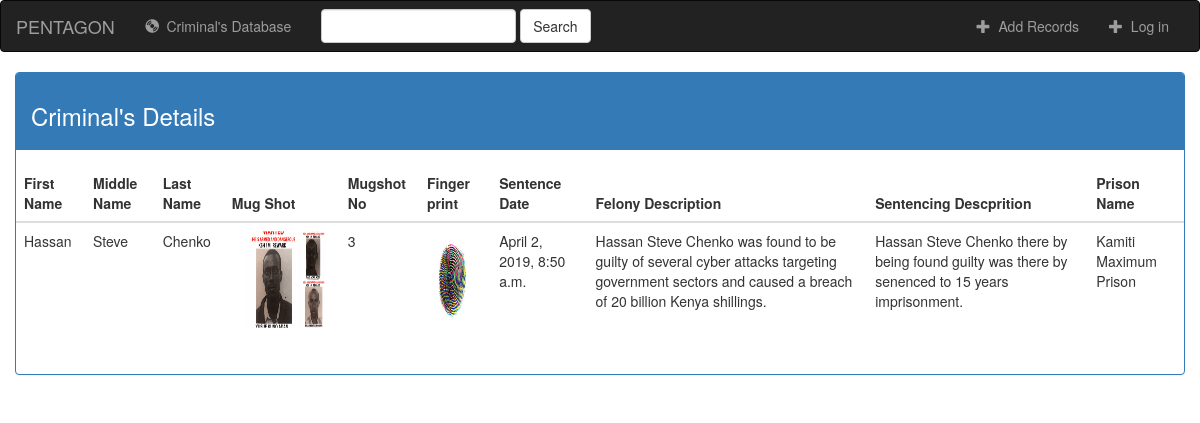
Page /3 on the committed database.
### judiciary/models.py (models this page shows, shortened)
class Criminal(models.Model):
    firstname = models.CharField(max_length=20)
    middlename = models.CharField(max_length=20)
    lastname = models.CharField(max_length=20)
    mugshot = models.FileField()
    mugshot_no = models.IntegerField()
    fingerprint = models.FileField()
    sentence_date = models.DateTimeField(default=timezone.now())
    felony_description = models.TextField()
    sentencing_description = models.TextField()
    prisonname = models.CharField(max_length=50)

### judiciary/views.py (the view)
# urls.py: path('<int:pk>', CriminalDetailView.as_view(), name='more'),
class CriminalDetailView(DetailView):
    model = Criminal
    template_name = 'judiciary/more.html'
    context_object_name = 'criminal'

### judiciary/templates/judiciary/more.html (shortened to what this page needs)
{% extends 'judiciary/base.html' %}
{% load crispy_forms_tags %}
{% block content %}
<link rel="stylesheet" href="https://maxcdn.bootstrapcdn.com/bootstrap/3.3.6/css/bootstrap.min.css"
      xmlns="http://www.w3.org/1999/html">
<div class="container-fluid">
    <div class="row">
        <div class="col-sm-12">
            <div class="panel panel-primary">
                <div class="panel-heading">
                    <h3 class="text-default">Criminal's Details</h3>
                </div>
                <div class="panel-body">
                    <form method="post" action="" enctype="multipart/form-data">
                         <div class="row">
                             <table class="table">
                                <thead><th>First Name</th><th>Middle Name</th><th>Last Name</th><th>Mug Shot</th><th>Mugshot No</th><th>Finger print</th><th>Sentence Date</th><th>Felony Description</th><th>Sentencing Descprition</th><th>Prison Name</th></thead>
                                <tbody>
                                          <tr>
                                            <td>{{ criminal.firstname }}</td>
                                            <td>{{ criminal.middlename }}</td>
                                            <td>{{ criminal.lastname}}</td>
                                            <td><img src="{{ criminal.mugshot.url }}" alt="" style="height: 100px; width: 100px"></td>
                                            <td>{{ criminal.mugshot_no }}</td>
                                            <td><img src="{{ criminal.fingerprint.url }}" alt="" style="height: 100px; width: 50px"></td>
                                            <td>{{ criminal.sentence_date }}</td>
                                            <td>{{ criminal.felony_description }}</td>
                                            <td>{{ criminal.sentencing_description}}</td>
                                            <td>{{ criminal.prisonname }}</td>
                                          </tr>
                                </tbody>
                             </table>
                         </div>
                    </form>
                </div>
            </div>
        </div>
    </div>
</div>
{% endblock %}

### rows in the picture
Criminal: firstname "Hassan", middlename "Steve", lastname "Chenko", mugshot (picture), mugshot_no "3", fingerprint (picture), sentence_date "April 2, 2019, 8:50 a.m.", felony_description "Hassan Steve Chenko was found to be guilty of several cyber attacks targeting government sectors and caused a breach of 20 billion Kenya shillings.", sentencing_description "Hassan Steve Chenko there by being found guilty was there by senenced to 15 years imprisonment.", prisonname "Kamiti Maximum Prison"
